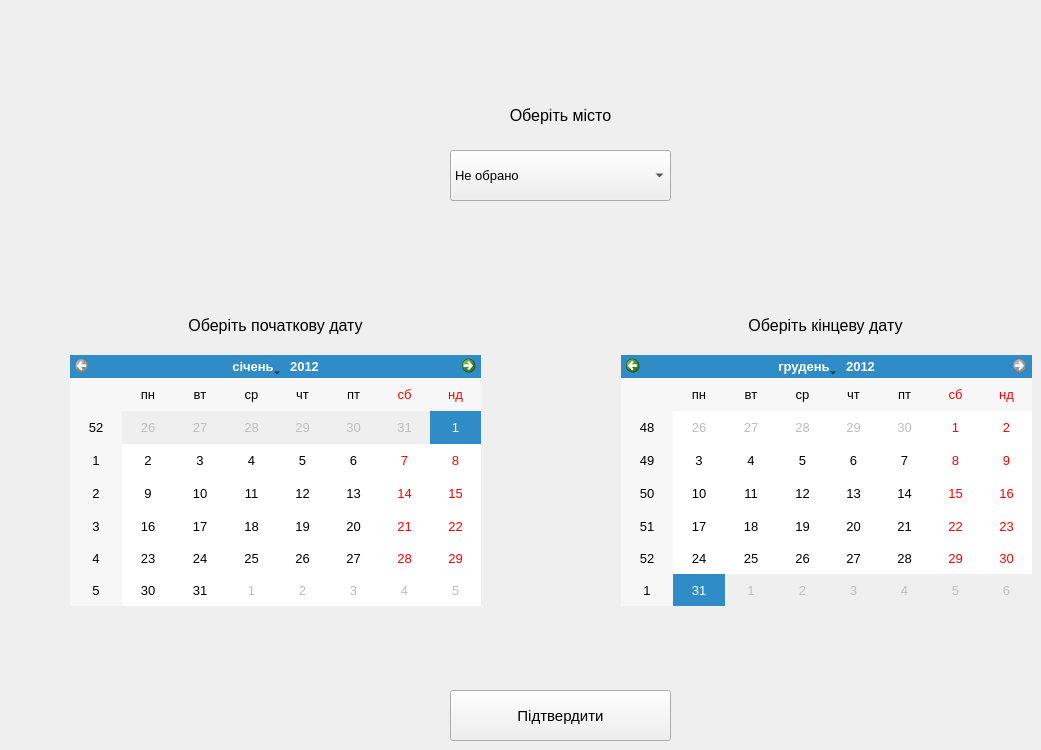
    <widget class="QWidget" name="tab_0">
     <property name="font">
      <font>
       <family>MS Sans Serif</family>
       <pointsize>10</pointsize>
      </font>
     </property>
     <attribute name="title">
      <string>Вибір дати</string>
     </attribute>
     <widget class="QCalendarWidget" name="calendarWidget_1">
      <property name="geometry">
       <rect>
        <x>70</x>
        <y>355</y>
        <width>411</width>
        <height>251</height>
       </rect>
      </property>
      <property name="font">
       <font>
        <family>MS Shell Dlg 2</family>
       </font>
      </property>
      <property name="locale">
       <locale language="Ukrainian" country="Ukraine"/>
      </property>
      <property name="selectedDate">
       <date>
        <year>2012</year>
        <month>1</month>
        <day>1</day>
       </date>
      </property>
      <property name="minimumDate">
       <date>
        <year>2012</year>
        <month>1</month>
        <day>1</day>
       </date>
      </property>
      <property name="maximumDate">
       <date>
        <year>2012</year>
        <month>12</month>
        <day>30</day>
       </date>
      </property>
      <property name="gridVisible">
       <bool>false</bool>
      </property>
      <property name="navigationBarVisible">
       <bool>true</bool>
      </property>
      <property name="dateEditEnabled">
       <bool>true</bool>
      </property>
     </widget>
     <widget class="QCalendarWidget" name="calendarWidget_2">
      <property name="geometry">
       <rect>
        <x>621</x>
        <y>355</y>
        <width>411</width>
        <height>251</height>
       </rect>
      </property>
      <property name="font">
       <font>
        <family>MS Shell Dlg 2</family>
        <pointsize>10</pointsize>
       </font>
      </property>
      <property name="locale">
       <locale language="Ukrainian" country="Ukraine"/>
      </property>
      <property name="selectedDate">
       <date>
        <year>2012</year>
        <month>12</month>
        <day>31</day>
       </date>
      </property>
      <property name="minimumDate">
       <date>
        <year>2012</year>
        <month>1</month>
        <day>2</day>
       </date>
      </property>
      <property name="maximumDate">
       <date>
        <year>2012</year>
        <month>12</month>
        <day>31</day>
       </date>
      </property>
     </widget>
     <widget class="QComboBox" name="comboBox">
      <property name="geometry">
       <rect>
        <x>450</x>
        <y>150</y>
        <width>221</width>
        <height>51</height>
       </rect>
      </property>
      <property name="font">
       <font>
        <family>MS Shell Dlg 2</family>
        <pointsize>10</pointsize>
       </font>
      </property>
      <property name="locale">
       <locale language="Ukrainian" country="Ukraine"/>
      </property>
      <property name="editable">
       <bool>false</bool>
      </property>
      <item>
       <property name="text">
        <string>Не обрано</string>
       </property>
      </item>
      <item>
       <property name="text">
        <string>Дніпро</string>
       </property>
      </item>
      <item>
       <property name="text">
        <string>Донецьк</string>
       </property>
      </item>
      <item>
       <property name="text">
        <string>Івано-Франківськ</string>
       </property>
      </item>
      <item>
       <property name="text">
        <string>Київ</string>
       </property>
      </item>
      <item>
       <property name="text">
        <string>Кривий ріг</string>
       </property>
      </item>
      <item>
       <property name="text">
        <string>Луганськ</string>
       </property>
      </item>
      <item>
       <property name="text">
        <string>Львів</string>
       </property>
      </item>
      <item>
       <property name="text">
        <string>Симферополь</string>
       </property>
      </item>
      <item>
       <property name="text">
        <string>Одеса</string>
       </property>
      </item>
      <item>
       <property name="text">
        <string>Харків</string>
       </property>
      </item>
     </widget>
     <widget class="QLabel" name="label_0">
      <property name="geometry">
       <rect>
        <x>450</x>
        <y>90</y>
        <width>221</width>
        <height>51</height>
       </rect>
      </property>
      <property name="font">
       <font>
        <family>MS Shell Dlg 2</family>
        <pointsize>12</pointsize>
       </font>
      </property>
      <property name="text">
       <string>Оберіть місто</string>
      </property>
      <property name="alignment">
       <set>Qt::AlignCenter</set>
      </property>
      <property name="wordWrap">
       <bool>false</bool>
      </property>
     </widget>
     <widget class="QLabel" name="label_1">
      <property name="geometry">
       <rect>
        <x>70</x>
        <y>300</y>
        <width>411</width>
        <height>51</height>
       </rect>
      </property>
      <property name="font">
       <font>
        <family>MS Shell Dlg 2</family>
        <pointsize>12</pointsize>
       </font>
      </property>
      <property name="text">
       <string>Оберіть початкову дату</string>
      </property>
      <property name="alignment">
       <set>Qt::AlignCenter</set>
      </property>
     </widget>
     <widget class="QLabel" name="label_2">
      <property name="geometry">
       <rect>
        <x>620</x>
        <y>300</y>
        <width>411</width>
        <height>51</height>
       </rect>
      </property>
      <property name="font">
       <font>
        <family>MS Shell Dlg 2</family>
        <pointsize>12</pointsize>
       </font>
      </property>
      <property name="text">
       <string>Оберіть кінцеву дату</string>
      </property>
      <property name="alignment">
       <set>Qt::AlignCenter</set>
      </property>
      <property name="wordWrap">
       <bool>false</bool>
      </property>
     </widget>
     <widget class="QPushButton" name="pushButtonConfirm">
      <property name="geometry">
       <rect>
        <x>450</x>
        <y>690</y>
        <width>221</width>
        <height>51</height>
       </rect>
      </property>
      <property name="font">
       <font>
        <family>MS Shell Dlg 2</family>
        <pointsize>11</pointsize>
       </font>
      </property>
      <property name="text">
       <string>Підтвердити</string>
      </property>
     </widget>
    </widget>
